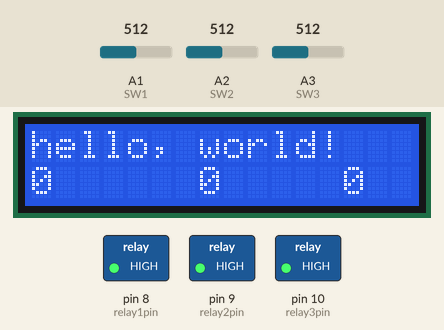
Simulated run of this sketch. Board: Arduino Mega 2560, built with avr-gcc and run on an emulated ATmega2560. On the bench: 16×2 character LCD, switched loads named in the sketch (green lamp = pin HIGH). The test bench sets the inputs (shaded band); at power-on: A1 (SW1) = 512, A2 (SW2) = 512, A3 (SW3) = 512. What the sketch prints to the serial monitor is not drawn.

Above: at 2.0 s.
2.1 s: A1 (SW1) set to 900
At 4.9 s:
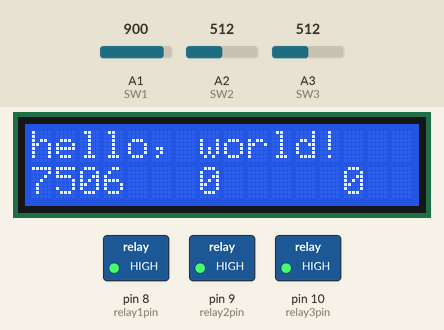
5.1 s: A2 (SW2) set to 900
At 9.0 s:
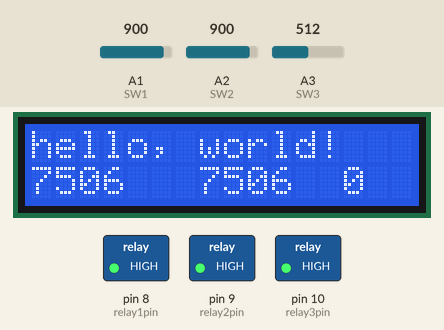
Timing chart, 0 to 10.5 s (numbered marks = the images above; inputs shaded):
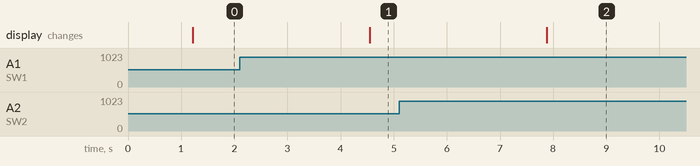

The sketch:

Power02.ino
```cpp
#define relay1pin 8
#define relay2pin 9
#define relay3pin 10
#define turnon true
#define turnoff false

#include <LiquidCrystal.h>
/* LiquidCrystal display with:

LiquidCrystal(rs, enable, d4, d5, d6, d7)
LiquidCrystal(rs, rw, enable, d4, d5, d6, d7)
LiquidCrystal(rs, enable, d0, d1, d2, d3, d4, d5, d6, d7)
LiquidCrystal(rs, rw, enable, d0, d1, d2, d3, d4, d5, d6, d7)
R/W Pin Read = LOW / Write = HIGH   // if No pin connect RW , please leave R/W Pin for Low State

Parameters
*/


//----------------AC  Current Measure  ASC712 --------------
#define SW1  A1
#define SW2  A2
#define SW3  A3

#define ananlogmax 1024
#define ACS712_5A 185
#define ACS712_20A 100
#define ACS712_30A 66

#define readCurrentCount 1000


//----------------AC  Current Measure  ASC712 -------------
/*


     long adc_raw = analogRead(currentPin) - adc_zero;
     currentAcc += (unsigned long)(adc_raw * adc_raw);

     */

 int adc_zero1 = 500;                                                     // relative digital zero of the arudino input from ACS712 (could make this a variable and auto-adjust it)
 int adc_zero2 = 500;                                                     // relative digital zero of the arudino input from ACS712 (could make this a variable and auto-adjust it)
 int adc_zero3 = 500;

const int mi = 54 ;
// relative digital zero of the arudino input from ACS712 (could make this a variable and auto-adjust it)
LiquidCrystal lcd(5,6,7,22,24,26,28,30,32,34,36);   //ok
void setup()
{
  initall() ;
    Serial.begin(9600);
   Serial.println("ACS712 20A Test");
  lcd.begin(16, 2);
// 設定 LCD 的行列數目 (16 x 2)  16　行2　列
 lcd.setCursor(0,0);
  // 列印 "Hello World" 訊息到 LCD 上
lcd.print("hello, world!");
  Serial.println("hello, world!");
   initcurrent() ;
}


void loop()
{


 double currentAcc1 = 0;
 double currentAcc2 = 0;
 double currentAcc3 = 0;


currentAcc1 =  Current1() ;
currentAcc2 =  Current2() ;
currentAcc3 =  Current3() ;
 Serial.print("now Current is :(");
 Serial.print(currentAcc1);
 Serial.print("/");
 Serial.print(currentAcc2);
 Serial.print("/");
 Serial.print(currentAcc3);
 /*
  Serial.print("|");
 Serial.print(read_CurrentRMS1());
 Serial.print("/");
 Serial.print(read_CurrentRMS2());
 Serial.print("/");
 Serial.print(read_CurrentRMS3());

*/
 Serial.print(")");

 Serial.print("   \n");

/*
 Serial.print("now RMS Current is :(");
 Serial.print(read_CurrentRMS1());
 Serial.print("/");
 Serial.print(read_CurrentRMS2());
 Serial.print("/");
 Serial.print(read_CurrentRMS3());
 Serial.print(")");
 Serial.print("   \n");

*/

LCDCurrentStatus(currentAcc1,currentAcc2,currentAcc3) ;
delay(3000);
}


void LCDCurrentStatus(long no1, long no2, long no3)
{
   lcd.setCursor(0,1);
   lcd.print("                   ");

  // 列印 "Hello World" 訊息到 LCD 上
   lcd.setCursor(0,1);
   lcd.print(no1,DEC);
   lcd.setCursor(7,1);
  // 列印 ACS712  訊息到 LCD 上
lcd.print(no2,DEC);
   lcd.setCursor(13,1);
  // 列印 ACS712  訊息到 LCD 上
lcd.print(no3,DEC);
  // 列印 ACS712  訊息到 LCD 上

}

int Current1()
{

  int tmp ;
  tmp = read_CurrentRMS1()  ;
  return ( tmp * mi) ;

}

int Current2()
{

  int tmp ;
  tmp = read_CurrentRMS2()  ;
  return ( tmp * mi) ;

}

int Current3()
{

  int tmp ;
  tmp = read_CurrentRMS3()  ;
  return ( tmp * mi) ;

}

double read_CurrentRMS1()
{

  int sensorValue=0;

  int tmp = 0 ;
  long summ = 0 ;


  //讀取一千次，取得最高與最低值，相減得到峰對峰值
  for(int i=0;i<readCurrentCount;i++)
  {
    sensorValue = analogRead(SW1);
 //   Serial.println(sensorValue) ;
     tmp =  (sensorValue - adc_zero1) ;
      summ = summ + tmp * tmp;
   //   Serial.println(sensorValue) ;
   //   Serial.println(tmp) ;
  //    Serial.println(summ) ;
  //    Serial.println("============") ;
   // delayMicroseconds(150);
  }

  return (sqrt((summ/readCurrentCount) ) ) ;
}


double read_CurrentRMS2()
{

  int sensorValue=0;

  int tmp = 0 ;
  long summ = 0 ;


  //讀取一千次，取得最高與最低值，相減得到峰對峰值
  for(int i=0;i<readCurrentCount;i++)
  {
    sensorValue = analogRead(SW2);
 //   Serial.println(sensorValue) ;
     tmp =  (sensorValue - adc_zero2) ;
      summ = summ + tmp * tmp;
   //   Serial.println(sensorValue) ;
   //   Serial.println(tmp) ;
  //    Serial.println(summ) ;
  //    Serial.println("============") ;
   // delayMicroseconds(150);
  }

  return (sqrt((summ/readCurrentCount) ) ) ;
}

double read_CurrentRMS3()
{

  int sensorValue=0;

  int tmp = 0 ;
  long summ = 0 ;


  //讀取一千次，取得最高與最低值，相減得到峰對峰值
  for(int i=0;i<readCurrentCount;i++)
  {
    sensorValue = analogRead(SW3);
 //   Serial.println(sensorValue) ;
     tmp =  (sensorValue - adc_zero3) ;
      summ = summ + tmp * tmp;
   //   Serial.println(sensorValue) ;
   //   Serial.println(tmp) ;
  //    Serial.println(summ) ;
  //    Serial.println("============") ;
   // delayMicroseconds(150);
  }

  return (sqrt((summ/readCurrentCount) ) ) ;
}


 int read_Current1()
{

  unsigned int sensorValue=0;
 unsigned int  uiCurrentMaxValue = 0;
  unsigned int  uiCurrentMinValue = 65535;

  //讀取一千次，取得最高與最低值，相減得到峰對峰值
  for(int i=0;i<readCurrentCount;i++)
  {
    sensorValue = analogRead(SW1);
    if(sensorValue > uiCurrentMaxValue)
    {
      uiCurrentMaxValue = sensorValue;
    }
    if(sensorValue < uiCurrentMinValue)
    {
      uiCurrentMinValue = sensorValue;
    }
  }

  return (uiCurrentMaxValue-uiCurrentMinValue) ;
}


 int read_Current2()
{

  unsigned int sensorValue=0;
 unsigned int  uiCurrentMaxValue = 0;
  unsigned int  uiCurrentMinValue = 65535;

  //讀取一千次，取得最高與最低值，相減得到峰對峰值
  for(int i=0;i<readCurrentCount;i++)
  {
    sensorValue = analogRead(SW2);
    if(sensorValue > uiCurrentMaxValue)
    {
      uiCurrentMaxValue = sensorValue;
    }
    if(sensorValue < uiCurrentMinValue)
    {
      uiCurrentMinValue = sensorValue;
    }
  }

  return (uiCurrentMaxValue-uiCurrentMinValue) ;
}

 int read_Current3()
{

  unsigned int sensorValue=0;
 unsigned int  uiCurrentMaxValue = 0;
  unsigned int  uiCurrentMinValue = 65535;

  //讀取一千次，取得最高與最低值，相減得到峰對峰值
  for(int i=0;i<readCurrentCount;i++)
  {
    sensorValue = analogRead(SW3);
    if(sensorValue > uiCurrentMaxValue)
    {
      uiCurrentMaxValue = sensorValue;
    }
    if(sensorValue < uiCurrentMinValue)
    {
      uiCurrentMinValue = sensorValue;
    }
  }

  return (uiCurrentMaxValue-uiCurrentMinValue) ;
}
void initcurrent()
{
  int sensorV1,sensorV2,sensorV3 ;
  long sum1 = 0 , sum2 = 0 , sum3 = 0 ;


  delay(500);

       for(int i=0;i<readCurrentCount;i++)
  {
    sensorV1 = analogRead(SW1);
      sum1 = sum1 + sensorV1 ;
    sensorV2 = analogRead(SW2);
      sum2 = sum2 + sensorV2 ;
    sensorV3 = analogRead(SW3);
      sum3 = sum3 + sensorV3 ;
  }
      adc_zero1 = (unsigned int)(sum1 / readCurrentCount) ;
      adc_zero2 = (unsigned int)(sum2 / readCurrentCount) ;
      adc_zero3 = (unsigned int)(sum3 / readCurrentCount) ;


       Serial.print("init Current is :(");
 Serial.print(adc_zero1);
 Serial.print("/");
 Serial.print(adc_zero2);
 Serial.print("/");
 Serial.print(adc_zero3);
 Serial.print(")\n");


}

void initall()
{
  pinMode(relay1pin, OUTPUT) ;
  pinMode(relay2pin, OUTPUT) ;
  pinMode(relay3pin, OUTPUT) ;
  digitalWrite(relay1pin, turnon) ;
  digitalWrite(relay2pin, turnon) ;
  digitalWrite(relay3pin, turnon) ;

}
```

Measured:
- after the input at 2.1 s, the display: changes after 2.5 s (image 1)
- after the input at 5.1 s, the display: changes after 2.8 s (image 2)
